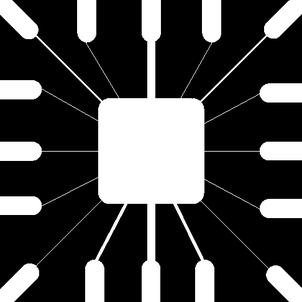
%> input picture Computer Vision/Assignment 5/Computer Vision Assignment 5/Wirebond.tif, 302 x 302 px, shrunk from 486 x 486 before the run; the run also reads 1 picture not shown here
$ octave mainscript.m   (GNU Octave 9; MATLAB toolbox functions it lacks are replaced by stand-ins)
%> lines starting %> are read from the running program, lines starting %| are printed output that depends on the picture; in (x1, y1, x2, y2) boxes, pixels count from 0 and x2, y2 are one past the last pixel; in counts of white or black regions, pixels touching at a corner belong together; the program's own positions count from 1
### Computer Vision/Assignment 5/Computer Vision Assignment 5/FindComponentLabels.m
function [labelIm, num] = FindComponentLabels(im, se)
    labelIm = zeros(size(im));
    [row,col] = size(im);
    num = 0;
    for i = 1:row*col
            if im(i) == 1
                im1 = zeros(size(im));
                im1(i) = 1;
                dilation = imdilate(im1,se);
                im2 = dilation & im;
                 num= num + 1;
                while(~isequal(im2,im1))
                    im1 = im2;
                    dilation = imdilate(im1,se);
                    im2 = dilation & im;
                end
                im2Ones = find(im2 == 1);
                im(im2Ones) = 0;
                labelIm(im2Ones) = num;
            end
    end
end

### Computer Vision/Assignment 5/Computer Vision Assignment 5/borderballRemoval.m
function [outputImg,num] = borderballRemoval(ballImg,structureEle)
%balls that are not connected at the border
    [rowSize,colSize] = size(ballImg);
    borderBallImg = zeros(rowSize,colSize);
    borderBallImg(1,1:end) = ballImg(1,1:end);
    borderBallImg(rowSize,1:end) = ballImg(rowSize,1:end);
    borderBallImg(1:end,1) = ballImg(1:end,1);
    borderBallImg(1:end,colSize) = ballImg(1:end,colSize);
    img = ballImg;
    [imgrowSize,imgcolSize] = size(img);
    labelImg = zeros(size(img));
    num = 0;
    for i = 1:imgrowSize
        for j  = 1:imgcolSize
            if borderBallImg(i,j) == 1
                num= num + 1;
                dum = zeros(size(img));
                dum(i,j) = 1;
                dilation = imdilate(dum,structureEle);
                dumInt = dilation & img;
                while(~isequal(dumInt,dum))
                    dum = dumInt;
                    dilation = imdilate(dum,structureEle);
                    dumInt = dilation & img;
                end
                dumIntOnes = find(dumInt == 1);
                img(dumIntOnes) = 0;
                borderBallImg(dumIntOnes) = 0;
                labelImg(dumIntOnes) = num;
            end
        end
    end
    outputImg = ballImg - labelImg;
end

### Computer Vision/Assignment 5/Computer Vision Assignment 5/pixCount.m
function [minpixCount] = pixCount(inputImg)
   structureEle = strel('square',3);
   [imgrowSize,imgcolSize] = size(inputImg);
   minpixCount = imgrowSize*imgcolSize;
    for i = 1:imgrowSize
        for j  = 1:imgcolSize
            if inputImg(i,j) == 1
                dum = zeros(size(inputImg));
                dum(i,j) = 1;
                dilation = imdilate(dum,structureEle);
                intersectDum = dilation & inputImg;
                while(~isequal(intersectDum,dum))
                    dum = intersectDum;
                    dilation = imdilate(dum,structureEle);
                    intersectDum = dilation & inputImg;
                end
                intersectDumOnes = find(intersectDum == 1);
                count = length(intersectDumOnes);
                if (count < minpixCount)
                    minpixCount = count;
                end
                inputImg(intersectDumOnes) = 0;
            end
        end
    end
end

### Computer Vision/Assignment 5/Computer Vision Assignment 5/nonOverlapPixel.m
function [outputArg1,outputArg2] = nonOverlapPixel(inputImg,pixelCount)
    fValue = 0.9;
    sValue = 1.1;
    [imRowSize,imColSize] = size(inputImg);
    outputArg1 = zeros(size(inputImg));
    % declare outputArg2 0 intitally
    outputArg2 = 0;
    structureEle = strel('square',3);
    for i = 1:imRowSize
        for j  = 1:imColSize
            if inputImg(i,j) == 1
                S= size(inputImg);
                dum = zeros(S);
                dum(i,j) = 1;
                dilateDum = imdilate(dum,structureEle);
                dumInt = dilateDum & inputImg;
                while(~isequal(dum,dumInt))
                    dum = dumInt;
                    dilateDum = imdilate(dum,structureEle);
                    dumInt = dilateDum & inputImg;
                end
                dumIntOnes = find(dumInt == 1);
                inputImg(dumIntOnes) = 0;
                if pixelCount >= fValue*length(dumIntOnes) && pixelCount <= sValue*length(dumIntOnes)
                    outputArg2 = outputArg2 + 1;
                    outputArg1(dumIntOnes) = outputArg2;
                end
            end
        end
    end
end

### Computer Vision/Assignment 5/Computer Vision Assignment 5/mainscript.m
figure();
wirebondImg = imread("Wirebond.tif");
%> wirebondImg is the input picture: size 302x302 uint8; min 0, max 255, mean 71.7
subplot(1,4,1),imshow(wirebondImg);title("Original Image");
structureEle1 = strel('disk',8);
wirebondImg1 = imerode(wirebondImg,structureEle1);
subplot(1,4,2),imshow(wirebondImg1);title("Desired Image 1");
structureEle2 = strel('disk',5);
wirebondImg2 = imerode(wirebondImg,structureEle2);
subplot(1,4,3),imshow(wirebondImg2);title("Desired Image 2");
structureEle3 = strel('square',42);
wirebondImg3 = imerode(wirebondImg,structureEle3);
subplot(1,4,4),imshow(wirebondImg3);title("Desired Image 3");
pause;
figure();
shapesImg = imread("Shapes.tif");
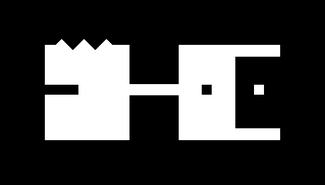
%> input picture Computer Vision/Assignment 5/Computer Vision Assignment 5/Shapes.tif, 325 x 185 px, shrunk from 522 x 297 before the run
%> shapesImg is the input picture: size 185x325 uint8; min 0, max 255, mean 62.7
subplot(1,4,1),imshow(shapesImg);title("Original Image");
shapesstructureEle1 = strel('square',20);
shapesImg1 = imopen(shapesImg,shapesstructureEle1);
subplot(1,4,2),imshow(shapesImg1);title("Desired Image 1");
shapesstructureEle2 = strel('square',20);
shapesImg2 = imclose(shapesImg,shapesstructureEle2);
subplot(1,4,3),imshow(shapesImg2);title("Desired Image 2");
shapesImg2 = imerode(shapesImg2,shapesstructureEle2);
subplot(1,4,4),imshow(shapesImg2);title("Desired Image 2");
pause;
"____Finished Problem 1.1____";
figure();
dowelsImg = imread("Dowels.tif");
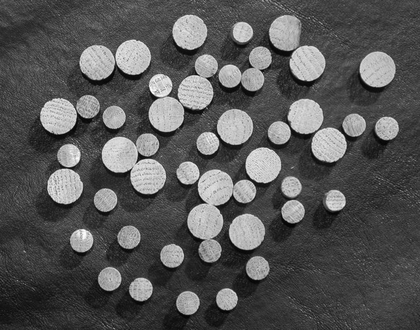
%> input picture Computer Vision/Assignment 5/Computer Vision Assignment 5/Dowels.tif, 420 x 330 px, shrunk from 675 x 531 before the run
%> dowelsImg is the input picture: size 330x420 uint8; min 2, max 255, mean 86.9
structureEle1 = strel('disk',5);
dowelsImg1 = imopen(dowelsImg,structureEle1);
dowelsImg1 = imclose(dowelsImg1,structureEle1);
subplot(1,2,1);imshow(dowelsImg1);title("open close image");
dowelsImg1 = imclose(dowelsImg,structureEle1);
dowelsImg1 = imopen(dowelsImg1,structureEle1);
subplot(1,2,2);imshow(dowelsImg1);title("close open image");
pause;
figure();
for i= 2:5
    structureEle1 = strel('disk',i);
    dowelsImg1 = imopen(dowelsImg,structureEle1);
    dowelsImg1 = imclose(dowelsImg1,structureEle1);
end
subplot(1,2,1);imshow(dowelsImg1);title("open close series image");
for i= 2:5
    structureEle1 = strel('disk',i);
    dowelsImg2 = imclose(dowelsImg,structureEle1);
    dowelsImg2 = imopen(dowelsImg2,structureEle1);
end
subplot(1,2,2);imshow(dowelsImg2);title("close open series image");
pause;
"____Finished Problem 1.2____";
smallsquareImg = imread("SmallSquares.tif");
csmallsquareImg = imcomplement(smallsquareImg);
structureEle1 = [0 1 0;0 1 1;0 0 0];
structureEle2 = [1 0 0;1 0 0;1 1 1];
erodesmallsquareImg = imerode(smallsquareImg,structureEle1);
erodecsmallsquareImg =  imerode(csmallsquareImg,structureEle2);

resIntsmallsquareImg = erodesmallsquareImg & erodecsmallsquareImg;
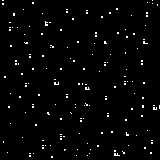
%> resIntsmallsquareImg: size 160x160 logical; 1.9% white in thin lines or dots
disp("number of foregroundpixel");
numofpix = sum(resIntsmallsquareImg,"all");
%> numofpix = 495
disp(numofpix);
%| 495
"____Finished Problem 1.3____";
figure();
ballImg = imread("Ball.tif");
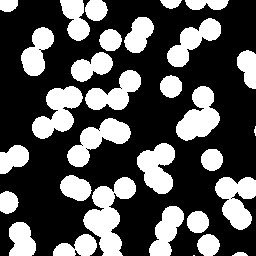
%> input picture Computer Vision/Assignment 5/Computer Vision Assignment 5/Ball.tif, 256 x 256 px
%> ballImg: size 256x256 logical; 33.3% white; 31 white regions (2 under 20 px), largest, box (x1, y1, x2, y2) and area: (83, 177, 136, 256) 1994, (32, 86, 83, 139) 1454, (176, 86, 220, 141) 1404
structureEle = strel('square',3);
[labelIm,num] = FindComponentLabels(ballImg,structureEle);
%> after the loop in FindComponentLabels, `for i = 1:row*col`: dilation: size 256x256 logical; 0.05% white; 1 white region, box (x1, y1, x2, y2) and area: (253, 125, 256, 137) 30
%> after the loop in FindComponentLabels, `for i = 1:row*col`: im: size 256x256 logical; every value is 0
%> after the loop in FindComponentLabels, `for i = 1:row*col`: im1: size 256x256 logical; 0.02% white in thin lines or dots, all inside (x1, y1, x2, y2) = (254, 126, 256, 136)
%> after the loop in FindComponentLabels, `for i = 1:row*col`:
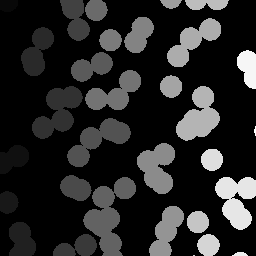
%> labelIm: size 256x256 double; min 0, max 31, mean 4.9; drawn with min black and max white
%> after the loop in FindComponentLabels, `for i = 1:row*col`: im2Ones = [65154; 65155; 65156; 65157; 65407; 65408; 65409; 65410; 65411; 65412; 65413; 65414; 65415; 65416]; num = 31
%> num = 31
res = label2rgb(labelIm,'spring','c','shuffle');
disp('Number of Connected balls in the image using custom function');disp(num);
%| 31
imshow(res);title('Connected objects labeled Image')
pause;
"____Finished Problem 2.1____";
figure();
ballImConnMat = bwconncomp(ballImg);
%> ballImConnMat = 31 connected components
labelMatballImg = labelmatrix(ballImConnMat);
%> labelMatballImg: size 256x256 uint8; 32 distinct labels, from 0 to 31
resultBallConnImMat = label2rgb(labelMatballImg,'spring','c','shuffle');
numberOfConnectedParticles = ballImConnMat.NumObjects;
%> numberOfConnectedParticles = 31
disp('The number of Connected balls in the image using matlab function are');
disp(numberOfConnectedParticles);imshow(resultBallConnImMat);title('Ball Connected Components using Matlab function')
%| 31
pause;
"____Finished Problem 2.2____";
figure();
ballImg = imread('Ball.tif');
structureEle = strel('square',3);
[ballImClearBorder,numberOfConnectedParticlesBorder] = borderballRemoval(ballImg,structureEle);
%> in borderballRemoval, `borderBallImg(1,1:end) = ballImg(1,1:end);`: borderBallImg: size 256x256 double; values 0 (black) and 1 (white), 0.18% white in thin lines or dots, all inside (x1, y1, x2, y2) = (0, 0, 229, 1)
%> in borderballRemoval, `borderBallImg(rowSize,1:end) = ballImg(rowSize,1:end);`: borderBallImg: size 256x256 double; values 0 (black) and 1 (white), 0.37% white in thin lines or dots
%> in borderballRemoval, `borderBallImg(1:end,1) = ballImg(1:end,1);`: borderBallImg: size 256x256 double; values 0 (black) and 1 (white), 0.44% white in thin lines or dots
%> in borderballRemoval, `borderBallImg(1:end,colSize) = ballImg(1:end,colSize);`: borderBallImg: size 256x256 double; values 0 (black) and 1 (white), 0.53% white in thin lines or dots
%> after the loop in borderballRemoval, `for i = 1:imgrowSize`: borderBallImg: size 256x256 double; every value is 0
%> after the loop in borderballRemoval, `for i = 1:imgrowSize`: dilation: size 256x256 logical; 0.11% white; 1 white region, box (x1, y1, x2, y2) and area: (231, 251, 249, 256) 73
%> after the loop in borderballRemoval, `for i = 1:imgrowSize`: dum: size 256x256 logical; 0.07% white; 1 white region, box (x1, y1, x2, y2) and area: (232, 252, 248, 256) 47
%> after the loop in borderballRemoval, `for i = 1:imgrowSize`: img: size 256x256 logical; 18.9% white; 14 white regions, largest, box (x1, y1, x2, y2) and area: (32, 86, 83, 139) 1454, (176, 86, 220, 141) 1404, (67, 118, 131, 167) 1373
%> after the loop in borderballRemoval, `for i = 1:imgrowSize`: dumIntOnes = 47 values from 59648 to 63488; num = 17
%> in borderballRemoval, `outputImg = ballImg - labelImg;`:
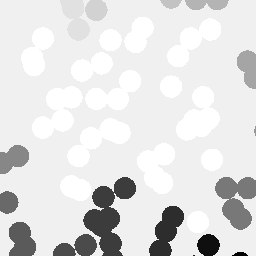
%> outputImg: size 256x256 double; min -16, max 1, mean -1.06; drawn with min black and max white
%> numberOfConnectedParticlesBorder = 17
numberOfConnectedParticlesNBorder = numberOfConnectedParticles - numberOfConnectedParticlesBorder;
%> numberOfConnectedParticlesNBorder = 14
disp('Number of connected particles not residing in the border using custom function')
disp(numberOfConnectedParticlesNBorder);
%| 14
subplot(1,2,1);imshow(ballImg);title('Original Image');
subplot(1,2,2);imshow(ballImClearBorder);title('image A')
pause;
"____Finished Problem 2.3____";
figure();
ballImClearBorderMat = imclearborder(ballImg);
ballImClearConnMat = bwconncomp(ballImClearBorderMat);
%> ballImClearConnMat = 14 connected components
MnumberOfConnectedParticlesNBorder = ballImClearConnMat.NumObjects;
%> MnumberOfConnectedParticlesNBorder = 14
disp('Number of connected particles not residing in the border using matlab built in function')
disp(MnumberOfConnectedParticlesNBorder);
%| 14
subplot(1,2,1);imshow(ballImClearBorder);title('image A')
subplot(1,2,2);imshow(ballImClearBorderMat);
title('image B')
pause;
"____Finished Problem 2.4____";
figure();
clearborderballImg = imclearborder(ballImg);
minConnPixelCount = pixCount(clearborderballImg);
%> after the loop in pixCount, `for i = 1:imgrowSize`:
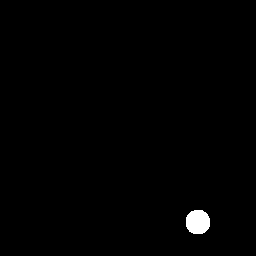
%> dilation: size 256x256 logical; 0.73% white; 1 white region, box (x1, y1, x2, y2) and area: (186, 210, 210, 234) 481
%> after the loop in pixCount, `for i = 1:imgrowSize`: count = 389; intersectDumOnes = 389 values from 48091 to 53474; minpixCount = 386
%> minConnPixelCount = 386
[nonOverlapComps,nonOverlapCount] = nonOverlapPixel(clearborderballImg,minConnPixelCount);
%> after the loop in nonOverlapPixel, `for i = 1:imRowSize`: S = [256 256]; dumIntOnes = 389 values from 48091 to 53474; outputArg2 = 4
%> nonOverlapCount = 4
disp('The number of non-overlapping components are')
disp(nonOverlapCount);
%| 4
subplot(1,2,1);imshow(ballImg);title('Original Image')
subplot(1,2,2);imshow(nonOverlapComps);title('Non Overlapping Components')
pause;
"____Finished Problem 2.5____";
close all;
